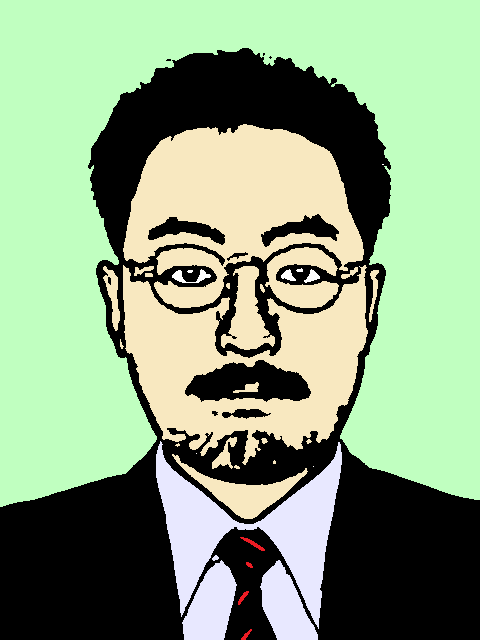
#> input picture code_university/prokiso2/12/i.bmp, 480 x 640 px
$ python median.py
#> lines starting #> are read from the running program, lines starting #| are printed output that depends on the picture
#> further down, gray is the input picture: shape (640, 480, 3); mean B, G, R 129.5, 161.6, 138.8
#-*- coding:utf-8 -*-
import cv2
import numpy as np


def median_filter(src, ksize):
    # 畳み込み演算をしない領域の幅
    # width of skip
#> called with ksize = 5
    d = int((ksize-1)/2)
    h, w = src.shape[0], src.shape[1]
#> h = 640; w = 480

    # ndarray of destination
    # 出力画像用の配列（要素は入力画像と同じ）
    dst = src.copy()

    for y in range(d, h - d):
        for x in range(d, w - d):
            # 近傍にある画素値の中央値を出力画像の画素値に設定
            dst[y][x] = np.median(src[y-d:y+d+1, x-d:x+d+1])
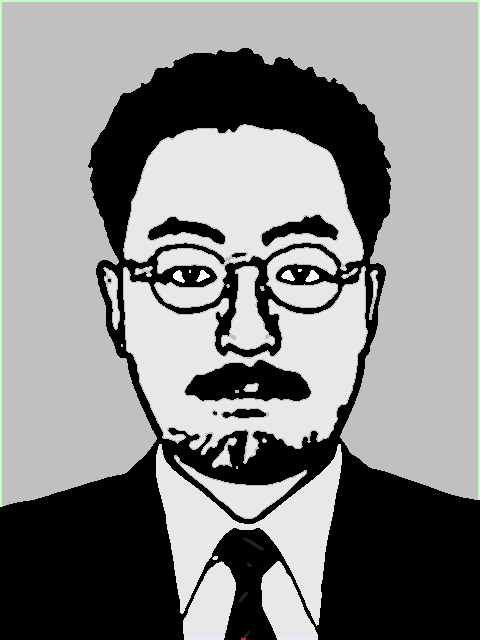
#> dst: shape (640, 480, 3); mean B, G, R 134.8, 135.4, 134.8

    return dst


# load image (grayscale)
# 入力画像をグレースケールで読み込み
gray = cv2.imread("i.bmp")

# Spatial filtering
# 方法1
dst = median_filter(gray, ksize=5)

# output
# 結果を出力
cv2.imwrite("i_median.bmp", dst)
